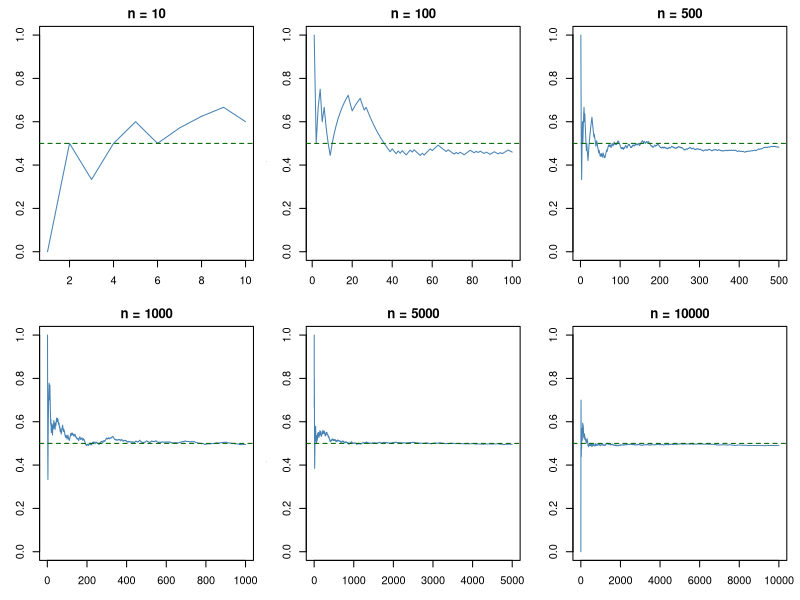
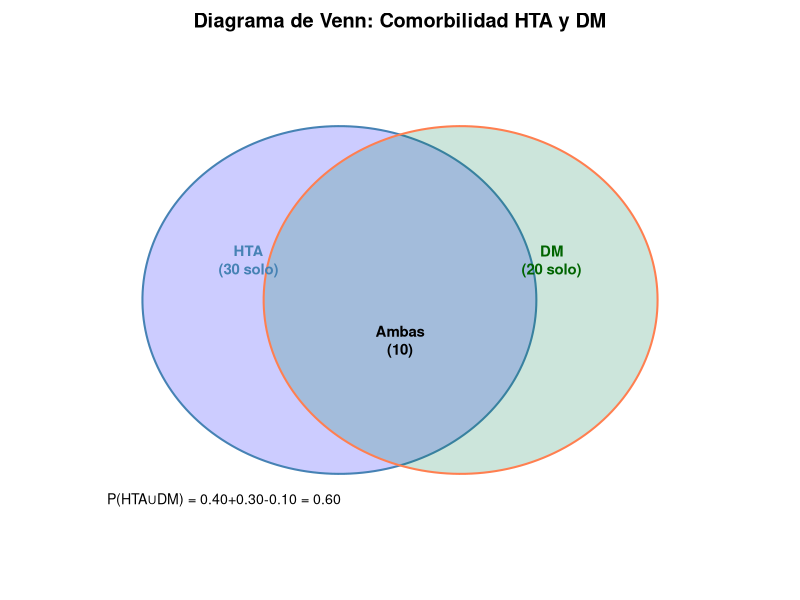
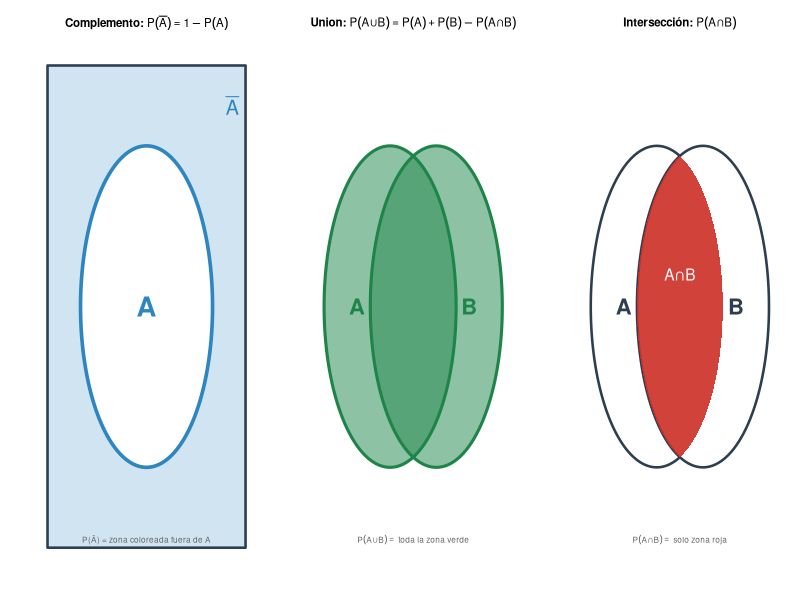
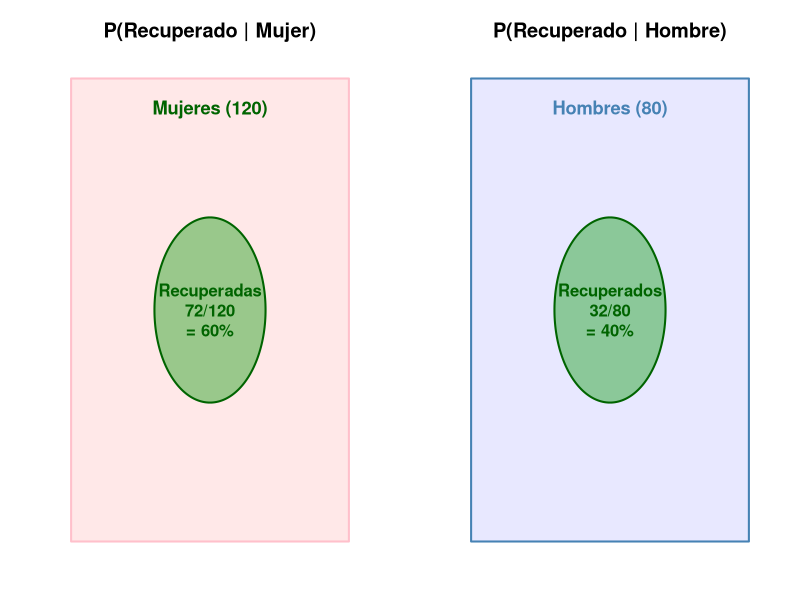
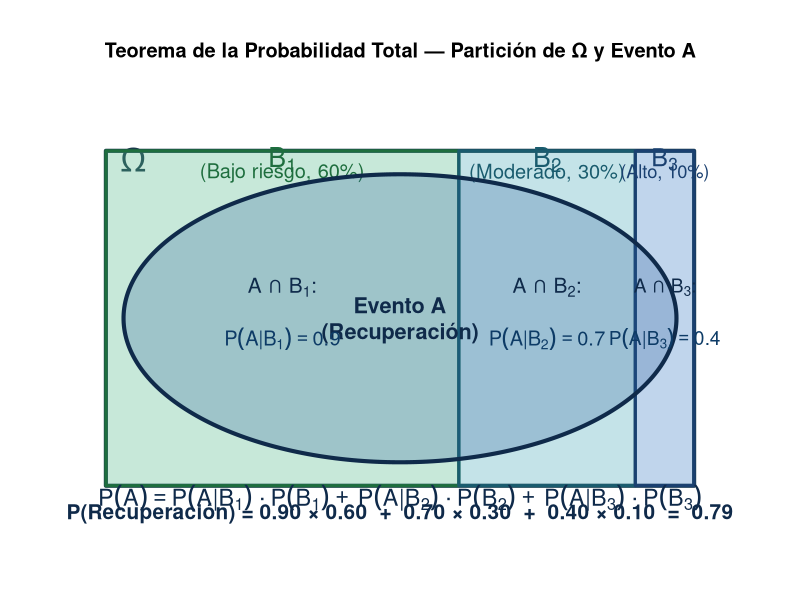
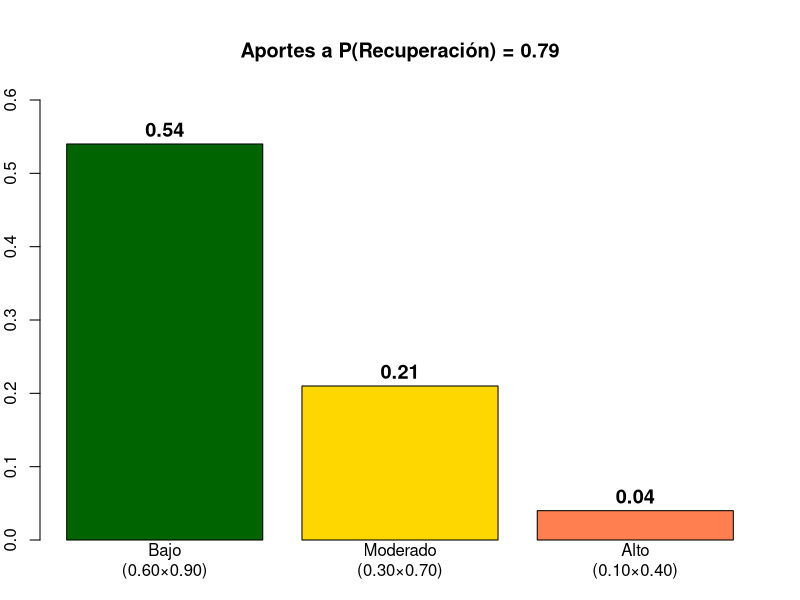
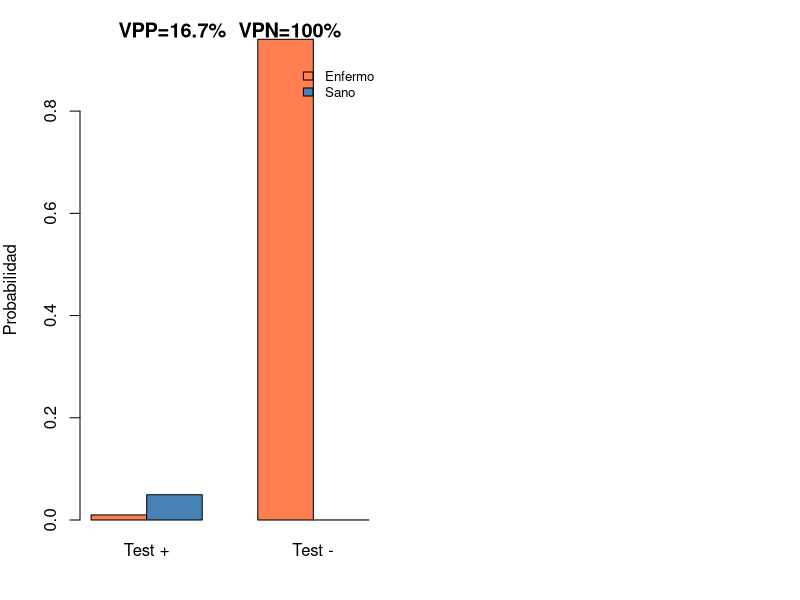
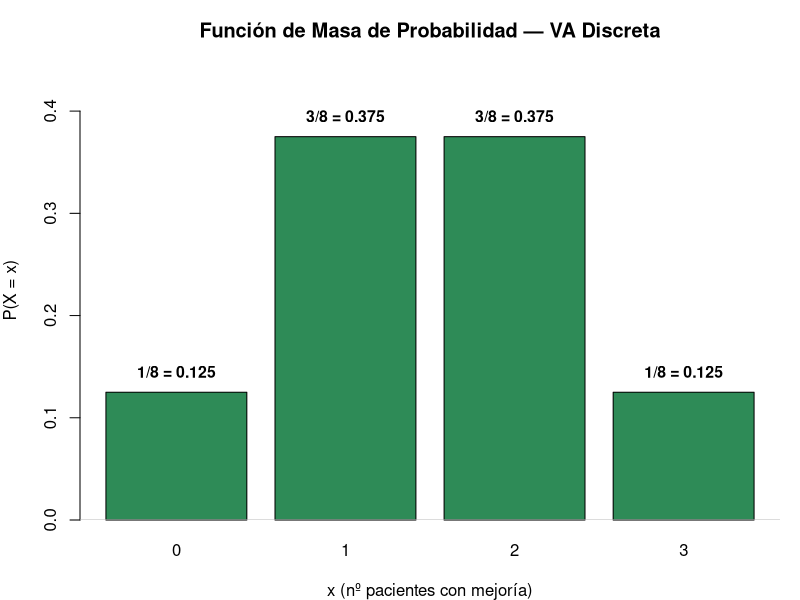

The R source for these figures, in order:
## ---- chunk 1
P_3 <- 1/6; P_par <- 3/6; P_mayor_4 <- 2/6
cat("P(3) =", P_3, "\nP(par) =", P_par, "\nP(>4) =", P_mayor_4)
## ---- chunk 2
#| fig-height: 5.2
set.seed(123)
par(mfrow=c(2,3), mar=c(3,3,2,1))
for(n in c(10, 100, 500, 1000, 5000, 10000)){
  asign <- rbinom(n, 1, 0.5)
  plot(cumsum(asign)/(1:n), type="l", col="steelblue", ylim=c(0,1),
       main=paste("n =",n), xlab="Ensayos", ylab="Proporción FM")
  abline(h=0.5, col="darkgreen", lty=2)
}
par(mfrow=c(1,1))
## ---- chunk 3
cat("P(no HTA) =", 1 - 0.30, "→ El 70% no presentan HTA")
## ---- chunk 4
#| fig-height: 5
par(mar=c(2,2,2,2))
plot(NA, xlim=c(-2.2,2.2), ylim=c(-1.8,1.8), axes=F, xlab="", ylab="",
     main="Diagrama de Venn: Comorbilidad HTA y DM")
theta <- seq(0, 2*pi, length=200)
polygon(-0.4+1.3*cos(theta), 1.3*sin(theta), col=rgb(0,0,1,0.2), border="steelblue", lwd=2)
polygon( 0.4+1.3*cos(theta), 1.3*sin(theta), col=rgb(0,0.5,0.3,0.2), border="coral", lwd=2)
text(-1, 0.3, "HTA\n(30 solo)", col="steelblue", font=2, cex=0.9)
text( 1, 0.3, "DM\n(20 solo)", col="darkgreen", font=2, cex=0.9)
text( 0,-0.3, "Ambas\n(10)", font=2, cex=0.9)
text(-2, -1.5, "P(HTA∪DM) = 0.40+0.30-0.10 = 0.60", pos=4, cex=0.85)
## ---- chunk 5
cat("P(HTA ∪ DM) =", 40/100 + 30/100 - 10/100, "→ 60 pacientes")
## ---- chunk 6
#| fig-height: 6.5
par(mfrow=c(1,3), mar=c(2.5, 3, 3.5, 1))
theta <- seq(0, 2*pi, length=400)

# arcos para la lente de intersección
a <- acos(0.35)
ang_r <- seq(pi-a, pi+a, length=200)
ang_l <- seq(-a, a, length=200)

# símbolos ∪ ∩ y fuente Unicode
U <- intToUtf8(8746)
I <- intToUtf8(8745)
par(family = "")   # fuente del sistema por defecto

# ── Panel 1: COMPLEMENTO ──
plot(NA, xlim=c(-1.5,1.5), ylim=c(-1.5,1.5), axes=F, xlab="", ylab="",
     main=bquote(bold("Complemento:") ~ P(bar(A)) == 1 - P(A)),
     cex.main=1.05)
rect(-1.5, -1.5, 1.5, 1.5, col=rgb(0.18,0.53,0.76,0.22), border="#2c3e50", lwd=2.5)
polygon(cos(theta), sin(theta), col="white", border="#2e86c1", lwd=3.5)
text(0, 0, "A", cex=2.5, font=2, col="#2e86c1")
text(1.3, 1.25, expression(bar(A)), cex=1.8, col="#2e86c1", font=2)
text(0, -1.45, "P(Ā) = zona coloreada fuera de A", cex=0.75, col="grey40")

# ── Panel 2: UNIÓN — todo verde (círculos + intersección)
plot(NA, xlim=c(-1.5,1.5), ylim=c(-1.5,1.5), axes=F, xlab="", ylab="",
     main=bquote(bold("Union:") ~ P(A * .(U) * B) == P(A) + P(B) - P(A * .(I) * B)),
     cex.main=1.05)
polygon(-0.35+cos(theta), sin(theta), col=rgb(0.12,0.52,0.29,0.50), border="#1e8449", lwd=3)
polygon( 0.35+cos(theta), sin(theta), col=rgb(0.12,0.52,0.29,0.50), border="#1e8449", lwd=3)
text(-0.85, 0, "A", cex=2, font=2, col="#1e8449")
text( 0.85, 0, "B", cex=2, font=2, col="#1e8449")
text(0, -1.45, bquote(P(A * .(U) * B) == " toda la zona verde"), cex=0.75, col="grey40")

# ── Panel 3: INTERSECCIÓN ──
plot(NA, xlim=c(-1.5,1.5), ylim=c(-1.5,1.5), axes=F, xlab="", ylab="",
     main=bquote(bold("Intersección:") ~ P(A * .(I) * B)),
     cex.main=1.05)
polygon(-0.35+cos(theta), sin(theta), col="white", border="#2c3e50", lwd=2.5)
polygon( 0.35+cos(theta), sin(theta), col="white", border="#2c3e50", lwd=2.5)
text(-0.85, 0, "A", cex=2, font=2, col="#2c3e50")
text( 0.85, 0, "B", cex=2, font=2, col="#2c3e50")
polygon(c(0.35+cos(ang_r), -0.35+cos(ang_l)),
        c(sin(ang_r), sin(ang_l)),
        col=rgb(0.80,0.18,0.15,0.90), border=NA)
text(0, 0.2, bquote(A * .(I) * B), cex=1.4, font=2, col="white")
text(0, -1.45, bquote(P(A * .(I) * B) == " solo zona roja"), cex=0.75, col="grey40")

par(mfrow=c(1,1))
## ---- chunk 7
#| fig-height: 4.5
par(mfrow=c(1,2), mar=c(2,3,3,2))
# Panel 1: P(Recuperado | Mujer)
plot(NA, xlim=c(-1.5,1.5), ylim=c(-1.5,1.5), axes=F, xlab="", ylab="",
     main="P(Recuperado | Mujer)")
# Espacio muestral: solo mujeres (120)
rect(-1.5,-1.5,1.5,1.5, col=rgb(1,0.7,0.7,0.3), border="pink", lwd=2)
text(0,1.3,"Mujeres (120)",col="darkgreen",font=2,cex=1.1)
# Recuperadas: 72
theta <- seq(0,2*pi,length=200)
polygon(0.6*cos(theta), 0.6*sin(theta), col=rgb(0,0.6,0,0.4), border="darkgreen", lwd=2)
text(0,0,"Recuperadas\n72/120\n= 60%",font=2,cex=1,col="darkgreen")

# Panel 2: P(Recuperado | Hombre)
plot(NA, xlim=c(-1.5,1.5), ylim=c(-1.5,1.5), axes=F, xlab="", ylab="",
     main="P(Recuperado | Hombre)")
rect(-1.5,-1.5,1.5,1.5, col=rgb(0.7,0.7,1,0.3), border="steelblue", lwd=2)
text(0,1.3,"Hombres (80)",col="steelblue",font=2,cex=1.1)
polygon(0.6*cos(theta), 0.6*sin(theta), col=rgb(0,0.6,0,0.4), border="darkgreen", lwd=2)
text(0,0,"Recuperados\n32/80\n= 40%",font=2,cex=1,col="darkgreen")
par(mfrow=c(1,1))
## ---- chunk 8
cat("P(Recuperado | Mujer)  =", 72/120,
    "\nP(Recuperado | Hombre) =", 32/80)
## ---- chunk 9
#| fig-height: 5.5
#| fig-width: 9
#| fig-alt: "Diagrama de la probabilidad total mostrando el espacio muestral Omega particionado en tres regiones B1 B2 B3 (riesgo bajo 60%, moderado 30%, alto 10%) con una elipse central representando el evento A (recuperación). Las intersecciones A∩B1, A∩B2, A∩B3 muestran las probabilidades condicionadas. Debajo aparece la fórmula completa de la probabilidad total con el cálculo numérico P=0.79."
par(mar=c(3, 2, 5, 2), bg="white")
plot(NA, xlim=c(-0.5, 16.5), ylim=c(-0.8, 11), axes=F, xlab="", ylab="",
     main="Teorema de la Probabilidad Total — Partición de Ω y Evento A")

# colores verde-azul
col_O_fill  <- "#f8fafb"
col_O_bord  <- "#1a3a4a"
col_B1_fill <- rgb(0.35, 0.75, 0.55, 0.30)   # verde suave
col_B1_bord <- "#1e6e3e"
col_B2_fill <- rgb(0.30, 0.68, 0.75, 0.30)   # verde-azulado
col_B2_bord <- "#1a5c6e"
col_B3_fill <- rgb(0.25, 0.50, 0.80, 0.30)   # azul medio
col_B3_bord <- "#1a4070"
col_A_fill  <- rgb(0.15, 0.35, 0.60, 0.25)   # azul profundo semitransparente
col_A_bord  <- "#0f2a4a"
col_lbl     <- "#0d3b66"

# Ω — rectángulo exterior
xL <- 0.5; xR <- 15.5; yB <- 0.3; yT <- 10.0
rect(xL, yB, xR, yT, col=col_O_fill, border=col_O_bord, lwd=4)
text(1.2, yT - 0.25, expression(Omega), cex=2.0, font=2, col=col_O_bord)

# Particiones (60%, 30%, 10% del ancho de Ω)
w <- xR - xL
b1r <- xL + w * 0.60
b2r <- b1r + w * 0.30

rect(xL,  yB, b1r, yT, col=col_B1_fill, border=col_B1_bord, lwd=3)
text(xL + w*0.30, yT - 0.25, expression(B[1]), cex=1.6, col=col_B1_bord, font=2)
text(xL + w*0.30, yT - 0.65, "(Bajo riesgo, 60%)", cex=1.2, col=col_B1_bord)

rect(b1r, yB, b2r, yT, col=col_B2_fill, border=col_B2_bord, lwd=3)
text(b1r + w*0.15, yT - 0.25, expression(B[2]), cex=1.6, col=col_B2_bord, font=2)
text(b1r + w*0.15, yT - 0.65, "(Moderado, 30%)", cex=1.2, col=col_B2_bord)

rect(b2r, yB, xR,  yT, col=col_B3_fill, border=col_B3_bord, lwd=3)
text(b2r + w*0.05, yT - 0.25, expression(B[3]), cex=1.5, col=col_B3_bord, font=2)
text(b2r + w*0.05, yT - 0.65, "(Alto, 10%)", cex=1.1, col=col_B3_bord)

# Evento A — elipse dentro de Ω que cubre las 3 particiones
theta <- seq(0, 2*pi, length=300)
cx <- (xL + xR) / 2; cy <- (yB + yT) / 2
rx <- w * 0.47; ry <- (yT - yB) * 0.43
x_ell <- cx + rx*cos(theta)
y_ell <- cy + ry*sin(theta)
polygon(x_ell, y_ell, col=col_A_fill, border=col_A_bord, lwd=4)
text(cx, cy, "Evento A\n(Recuperación)", cex=1.3, col=col_A_bord, font=2)

# Etiquetas: intersecciones y probabilidades condicionadas
text(xL + w*0.30, cy + 0.9, expression(A * " ∩ " * B[1] * ":"), cex=1.25, col=col_A_bord, font=2)
text(xL + w*0.30, cy - 0.6, expression(P(A * "|" * B[1]) == 0.90), cex=1.2, col=col_lbl)

text(b1r + w*0.15, cy + 0.9, expression(A * " ∩ " * B[2] * ":"), cex=1.25, col=col_A_bord, font=2)
text(b1r + w*0.15, cy - 0.6, expression(P(A * "|" * B[2]) == 0.70), cex=1.2, col=col_lbl)

text(b2r + w*0.05, cy + 0.9, expression(A * " ∩ " * B[3] * ":"), cex=1.15, col=col_A_bord, font=2)
text(b2r + w*0.05, cy - 0.6, expression(P(A * "|" * B[3]) == 0.40), cex=1.15, col=col_lbl)

# Fórmula de probabilidad total (debajo de Ω)
text((xL + xR)/2, yB - 0.35,
     expression(P(A) == P(A * "|" * B[1]) * " · " * P(B[1]) ~+~
                        P(A * "|" * B[2]) * " · " * P(B[2]) ~+~
                        P(A * "|" * B[3]) * " · " * P(B[3])),
     cex=1.4, col=col_A_bord, font=2)
text((xL + xR)/2, yB - 0.8,
     "P(Recuperación) = 0.90 × 0.60  +  0.70 × 0.30  +  0.40 × 0.10  =  0.79",
     cex=1.25, font=2, col=col_A_bord)
## ---- chunk 10
#| fig-height: 5
aporte <- c(0.54, 0.21, 0.04)
names(aporte) <- c("Bajo\n(0.60×0.90)", "Moderado\n(0.30×0.70)", "Alto\n(0.10×0.40)")
bp <- barplot(aporte, col=c("darkgreen","gold","coral"),
        main="Aportes a P(Recuperación) = 0.79",
        ylab="Probabilidad", ylim=c(0,0.6))
text(bp, aporte+0.02, aporte, font=2, cex=1.2)
abline(h=0.79, col="steelblue", lwd=2, lty=2)
## ---- chunk 11
cat("P(Recuperación) =", 0.6*0.9+0.3*0.7+0.1*0.4, "→ 79% de los pacientes se recuperan")
## ---- chunk 12
P_D <- 0.01; P_NoD <- 0.99
P_Pos_given_D <- 0.99; P_Pos_given_NoD <- 0.05
P_Pos <- (P_Pos_given_D * P_D) + (P_Pos_given_NoD * P_NoD)
P_D_given_Pos <- (P_Pos_given_D * P_D) / P_Pos
cat("P(+)     =", round(P_Pos, 4),
    "\nP(D | +) =", round(P_D_given_Pos, 4),
    "\n-> Solo el 16.7% de los positivos tienen la enfermedad")


# Visualización: matriz de confusión
par(mfrow=c(1,2), mar=c(4,4,3,1))
vp <- P_Pos_given_D * P_D; fp <- P_Pos_given_NoD * P_NoD
vn <- (1-P_Pos_given_NoD) * P_NoD; fn <- (1-P_Pos_given_D) * P_D
m <- matrix(c(vp, fp, vn, fn), 2, dimnames=list(
  c("D+ (Enfermo)","D- (Sano)"), c("Test +","Test -")))
barplot(m, beside=TRUE, col=c("coral","steelblue"), 
        main=paste0("VPP=", round(vp/(vp+fp)*100,1), "%  VPN=", round(vn/(vn+fn)*100,1), "%"),
        ylab="Probabilidad", ylim=c(0,0.9))
legend("topright", c("Enfermo","Sano"), fill=c("coral","steelblue"), bty="n", cex=0.8)
par(mfrow=c(1,1))

## ---- chunk 13
#| fig-height: 5
x <- 0:3; px <- dbinom(x, 3, 0.5)
bp <- barplot(px, names=x, col="seagreen", ylim=c(0,0.45),
        main="Función de Masa de Probabilidad — VA Discreta",
        xlab="x (nº pacientes con mejoría)", ylab="P(X = x)")
text(bp, px+0.02, paste0(px*8,"/8 = ", px), font=2, cex=0.95)
abline(h=0, col="grey")
## ---- chunk 14
x <- 0:3; px <- dbinom(x, 3, 0.5)
mu <- sum(x*px)
cat("E(X) =", mu, "  Var(X) =", sum((x-mu)^2*px),
    "\nVerificación: n·p·(1-p) =", 3*0.5*0.5)
## ---- chunk 15
#| fig-height: 5
mu <- 30; sigma <- 8
curve(pnorm(x, mu, sigma), mu-24, mu+24, lwd=3, col="steelblue",
      main=expression(paste("f.d.a. Normal: F(x) = P(X ≤ x),  N(30,", 8^2, ")")),
      xlab="Fuerza de prensión (kg)", ylab="F(x)")
abline(h=c(0,0.5,1), lty=3, col="grey"); abline(v=mu, lty=2, col="darkgreen")
# Marcar F(22)
arrows(22, 0, 22, pnorm(22, mu, sigma), col="darkgreen", lwd=2, length=0.1)
points(22, pnorm(22, mu, sigma), pch=19, col="darkgreen", cex=1.5)
text(22, pnorm(22,mu,sigma)+0.05, paste0("F(22) = ", round(pnorm(22,mu,sigma),3)), col="darkgreen", font=2)
## ---- chunk 16
#| fig-height: 5
par(mfrow=c(1,2), mar=c(4,4,3,1))

# DISCRETA: Binomial(10, 0.4) — funcion escalonada
x_d <- 0:10; Fx_d <- pbinom(x_d, 10, 0.4)
plot(x_d, Fx_d, type="s", lwd=3, col="steelblue",
     main="f.d.a. Discreta — Binomial(10,0.4)",
     xlab="x", ylab="F(x)", ylim=c(0,1), xlim=c(-0.5,10.5))
abline(h=c(0,0.5,1), lty=3, col="grey"); points(x_d, Fx_d, pch=19, col="steelblue", cex=1.2)

# CONTINUA: Normal(0,1) — función continua
curve(pnorm(x), -4, 4, lwd=3, col="seagreen",
      main="f.d.a. Continua — Normal(0,1)",
      xlab="x", ylab="F(x)", ylim=c(0,1))
abline(h=c(0,0.5,1), lty=3, col="grey"); abline(v=0, lty=3, col="grey")
points(0, 0.5, pch=19, col="darkgreen", cex=1.5)
par(mfrow=c(1,1))
## ---- chunk 17
#| fig-height: 5
set.seed(123)
ROM <- rnorm(500, mean=150, sd=20)
hist(ROM, col="steelblue", border="white", breaks=25, freq=FALSE,
     main="f.d.p. — ROM de Hombro (n=500)",
     xlab="Grados de flexión", ylab="Densidad de probabilidad f(x)", cex.lab=1.1)
curve(dnorm(x, 150, 20), add=TRUE, col="darkgreen", lwd=3)

# Sombrear P(130 ≤ X ≤ 170)
xr <- seq(130, 170, 0.5); yr <- dnorm(xr, 150, 20)
polygon(c(xr, rev(xr)), c(yr, rep(0,length(yr))), col=rgb(0,0.5,0.3,0.25), border=NA)
text(150, 0.003, paste("P(130≤X≤170) =",
    round(pnorm(170,150,20)-pnorm(130,150,20),3)), font=2, cex=1.1, col="darkgreen")
## ---- chunk 18
set.seed(123)
ROM <- rnorm(10000, 150, 20)
cat("E(X) teórica = 150°   E(X) simulada =", round(mean(ROM),1), "°",
    "\nVar(X) teórica = 400   Var(X) simulada =", round(var(ROM),1),
    "\nσ teórica = 20°   σ simulada =", round(sd(ROM),1), "°")
## ---- chunk 19
#| fig-height: 5
# Comparación de dos VA continuas con distinta dispersión
curve(dnorm(x, 150, 10), 110, 190, col="steelblue", lwd=3,
      main=expression(paste("Dos VA Normales: misma ", mu, ", distinta ", sigma)),
      xlab="Grados ROM", ylab="f(x)", cex.lab=1.1)
curve(dnorm(x, 150, 25), 110, 190, col="seagreen", lwd=3, add=TRUE)
abline(v=150, lty=2, col="grey")
legend("topright", c(expression(sigma==10), expression(sigma==25)),
       col=c("steelblue","seagreen"), lwd=3, bty="n", cex=1.2)
text(150, 0.04, expression(mu==150), pos=1, cex=1.1)
## ---- chunk 20
#| fig-height: 5
par(mfrow=c(1,2), mar=c(4,4,3,1))
# Discreta: Binomial
x <- 0:10
plot(x, dbinom(x,10,0.5), type="h", lwd=4, col="steelblue",
     main="VA Discreta: Binomial(10,0.5)", xlab="x", ylab="P(X=x)")
# Continua: Normal
curve(dnorm(x), -4, 4, lwd=3, col="seagreen",
      main="VA Continua: Normal(0,1)", xlab="x", ylab="f(x)")
par(mfrow=c(1,1))
## ---- chunk 21
#| fig-height: 5
prev <- 0.15; sens <- 0.90; spec <- 0.85
vpp <- (sens*prev) / (sens*prev + (1-spec)*(1-prev))
vpn <- (spec*(1-prev)) / (spec*(1-prev)+(1-sens)*prev)

# Visualización
par(mfrow=c(1,2), mar=c(4,4,3,1))
# Panel 1: Árbol de probabilidades
labels <- c("Enfermo\n(15%)", "Sano\n(85%)")
bp <- barplot(c(prev, 1-prev), names=labels, col=c("coral","steelblue"),
        main="Prevalencia de lumbalgia", ylab="Proporción", ylim=c(0,1))
text(bp, c(prev,1-prev)+0.05, paste0(round(c(prev,1-prev)*100,1),"%"), font=2, cex=1.2)

# Panel 2: Rendimiento del test
vp <- sens*prev; fp <- (1-spec)*(1-prev); vn <- spec*(1-prev); fn <- (1-sens)*prev
m <- matrix(c(vp, fn, fp, vn), 2, dimnames=list(c("Positivo","Negativo"), c("Enfermo","Sano")))
barplot(m, beside=TRUE, col=c("coral","steelblue"),
        main=paste0("Test: VPP=", round(vpp*100,1), "%  VPN=", round(vpn*100,1), "%"),
        ylab="Probabilidad", ylim=c(0,0.8))
legend("topright", c("Positivo","Negativo"), fill=c("coral","steelblue"), bty="n", cex=0.85)
par(mfrow=c(1,1))

cat("VPP =", round(vpp*100,1), "%\nVPN =", round(vpn*100,1), "%")
